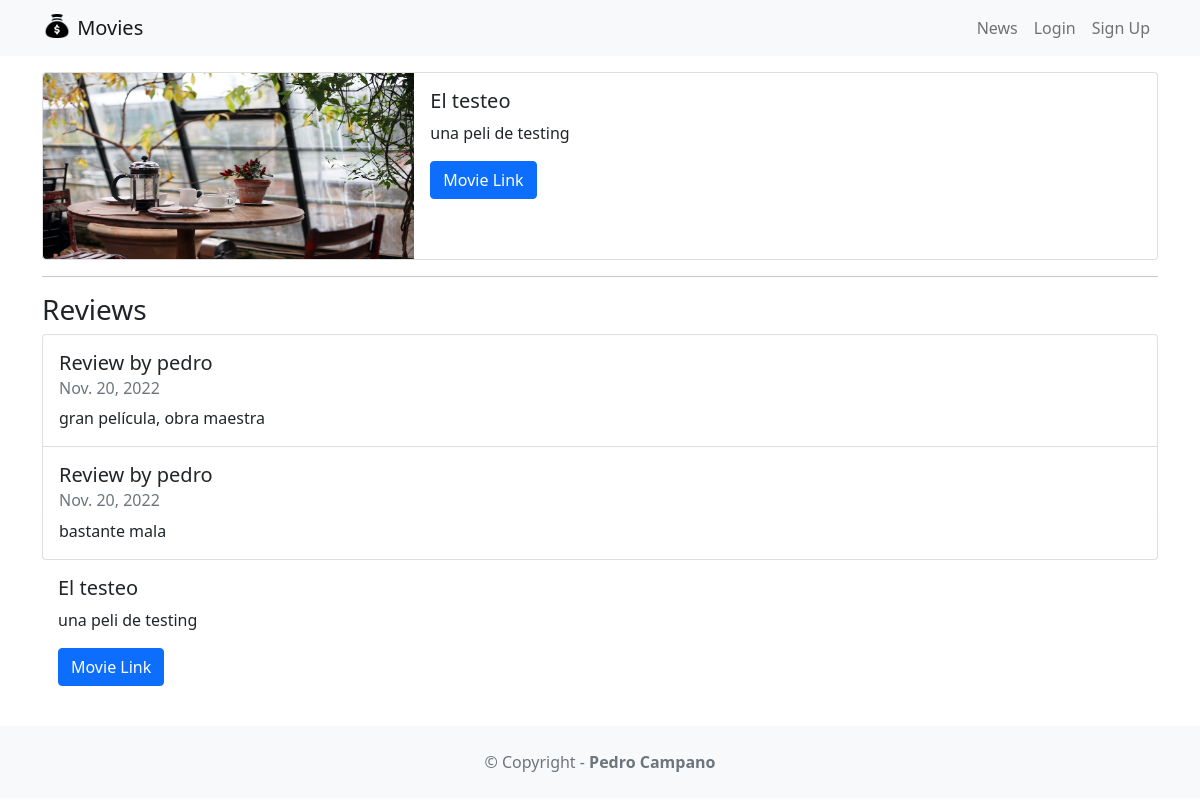
/movie/1, run on the app's committed database.
### movie/models.py (models this page shows, shortened)
class Movie(models.Model):
    title = models.CharField(max_length=100)
    description = models.TextField(max_length=250)
    image = models.ImageField(upload_to='movie/images/')
    url = models.URLField(blank=True)

class Review(models.Model):
    text = models.CharField(max_length=100)
    date = models.DateField(auto_now_add=True)
    user = models.ForeignKey(User, on_delete=models.CASCADE)
    movie = models.ForeignKey(Movie, on_delete=models.CASCADE)
    watchAgain = models.BooleanField()

### movie/views.py (the view)
# urls.py: path('<int:movie_id>', views.detail, name='detail'),
def detail(request, movie_id):
    movie = get_object_or_404(Movie,pk=movie_id)
    reviews = Review.objects.filter(movie=movie)
    return render(request, 'detail.html', {'movie':movie, 'reviews':reviews})

### movie/templates/detail.html (shortened to what this page needs)
{% extends 'base.html' %}
{% block content %}
<div class="card mb-3">
  <div class="row g-0">
    <div class="col-md-4">
      <img src="{{ movie.image.url }}"
        class="img-fluid rounded-start" alt="">
    </div>
    <div class="col-md-8">
      <div class="card-body">
        <h5 class="card-title">{{ movie.title }}</h5>
        <p class="card-text">{{ movie.description }}</p>
        <p class="card-text">
          {% if movie.url %}
            <a href="{{ movie.url }}" class="btn btn-primary">
              Movie Link
            </a>
          {% endif %}
        </p>
      </div>
    </div>
  </div>
</div>
<hr />
<h3>Reviews</h3>
<ul class="list-group">
{% for review in reviews %}
  <li class="list-group-item pb-3 pt-3">
    <h5 class="card-title">
      Review by {{ review.user.username }}
    </h5>
    <h6 class="card-subtitle mb-2 text-muted">
      {{ review.date }}
    </h6>
    <p class="card-text">{{ review.text }}</p>
  </li>
{% endfor %}
</ul>
<div class="card-body">
    <h5 class="card-title">{{ movie.title }}</h5>
    <p class="card-text">{{ movie.description }}</p>
    <p class="card-text">
      {% if movie.url %}
        <a href="{{ movie.url }}"
          class="btn btn-primary">
          Movie Link
        </a>
      {% endif %}
    </p>
  </div>
{% endblock content %}

### data on the page
Movie: image (picture), title "El testeo", description "una peli de testing"
Review: user.username "pedro", date "Nov. 20, 2022", text "gran película, obra maestra"
Review: user.username "pedro", date "Nov. 20, 2022", text "bastante mala"
